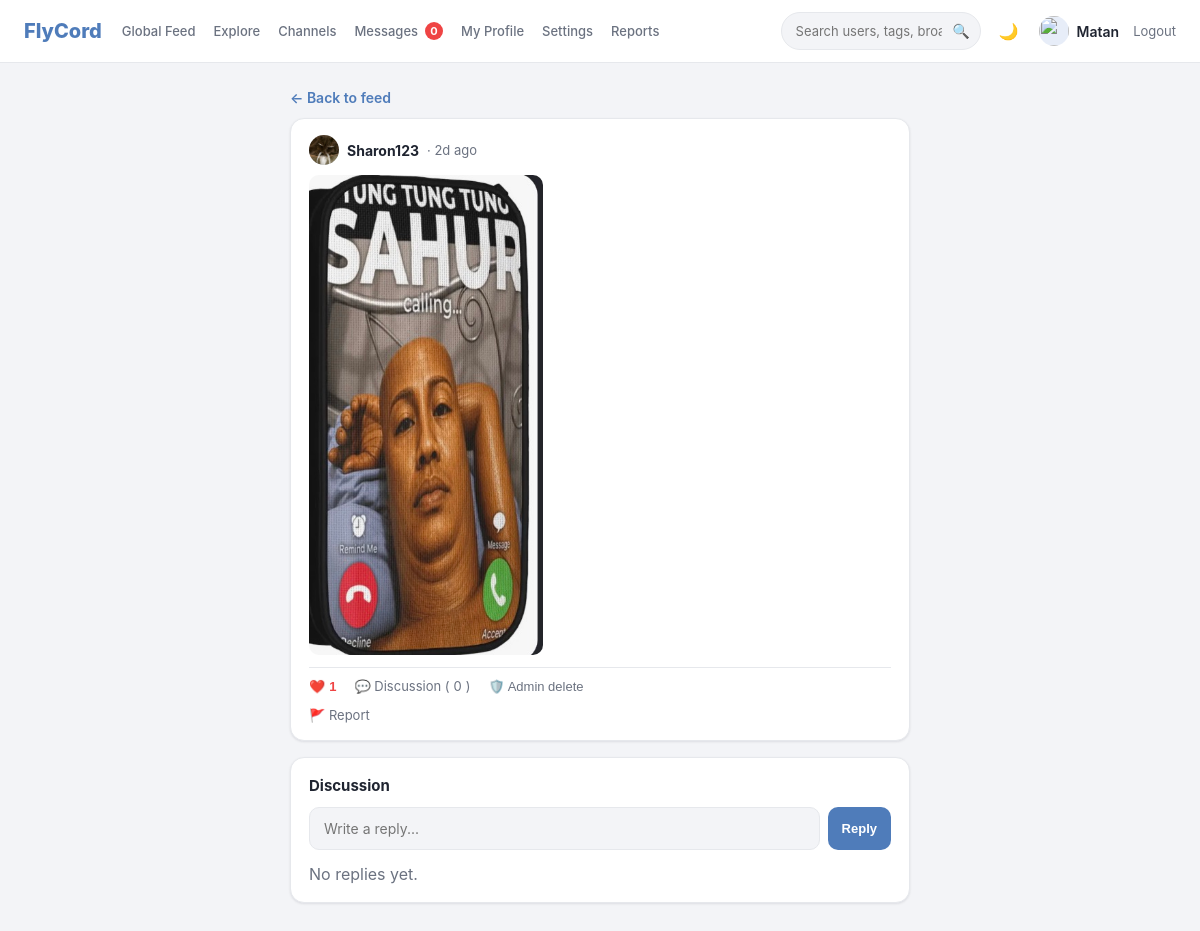
/post/88 (signed in), run on the app's committed database.
### tables this page shows
CREATE TABLE users (
            id INTEGER PRIMARY KEY AUTOINCREMENT,
            username TEXT UNIQUE NOT NULL,
            password_hash TEXT NOT NULL,
            avatar TEXT NOT NULL DEFAULT '🦁',
            avatar_image_filename TEXT,
            bio TEXT NOT NULL DEFAULT '',
            created_at TEXT NOT NULL
        , banned_until TEXT, is_verified INTEGER NOT NULL DEFAULT 0);

CREATE TABLE broadcasts (
            id INTEGER PRIMARY KEY AUTOINCREMENT,
            user_id INTEGER NOT NULL REFERENCES users(id) ON DELETE CASCADE,
            content TEXT NOT NULL,
            image_filename TEXT,
            video_filename TEXT,
            created_at TEXT NOT NULL
        , channel_id INTEGER REFERENCES channels(id) ON DELETE SET NULL);

### app.py (the view)
@app.route("/post/<int:post_id>")
@login_required
def post_detail(post_id):
    db = get_db()
    post = db.execute(
        """
        SELECT b.*, u.username, u.avatar, u.avatar_image_filename, u.is_verified AS author_is_verified,
               ch.name AS channel_name, ch.slug AS channel_slug, ch.image_filename AS channel_image_filename,
               (SELECT COUNT(*) FROM likes l WHERE l.broadcast_id = b.id) AS like_count,
               (SELECT COUNT(*) FROM comments c WHERE c.broadcast_id = b.id) AS comment_count
        FROM broadcasts b
        JOIN users u ON u.id = b.user_id
        LEFT JOIN channels ch ON ch.id = b.channel_id
        WHERE b.id = ?
        """,
        (post_id,),
    ).fetchone()
    if post is None:
        abort(404)
    comments = db.execute(
        """
        SELECT c.*, u.username, u.avatar, u.avatar_image_filename, u.is_verified AS author_is_verified
        FROM comments c
        JOIN users u ON u.id = c.user_id
        WHERE c.broadcast_id = ?
        ORDER BY c.created_at ASC
        """,
        (post_id,),
    ).fetchall()
    liked = liked_ids_for(session["user_id"], [post_id])
    return render_template("post.html", post=post, comments=comments, liked=liked)

### app.py (called while the page is built, shortened)
def get_db():
    if "db" not in g:
        g.db = sqlite3.connect(DB_PATH)
        g.db.row_factory = sqlite3.Row
        g.db.execute("PRAGMA foreign_keys = ON")
    return g.db

def login_required(view):
    @wraps(view)
    def wrapped(*args, **kwargs):
        if not session.get("user_id"):
            flash("Please log in first.", "error")
            return redirect(url_for("login", next=request.path))
        user = current_user()
        if user is None:
            session.clear()
            flash("Your session expired — please log in again.", "error")
            return redirect(url_for("login", next=request.path))
        if is_user_banned(user):
            session.clear()
            flash(ban_message(user), "error")
            return redirect(url_for("login", next=request.path))
        return view(*args, **kwargs)
    return wrapped

def current_user():
    if "user_id" not in session:
        return None
    db = get_db()
    return db.execute(
        "SELECT * FROM users WHERE id = ?", (session["user_id"],)
    ).fetchone()

def is_admin_user(user):
    return bool(user) and user["username"] in ADMIN_USERNAMES

def is_verified_user(user):
    return bool(user) and bool(user["is_verified"])

def can_create_tags(user):
    return is_admin_user(user) or is_verified_user(user)

def can_create_channels(user):
    return is_admin_user(user) or is_verified_user(user)

def is_user_banned(user):
    if not user or not user["banned_until"]:
        return False

@app.context_processor
def inject_user():
    user = current_user()
    admin = is_admin_user(user)
    open_report_count = 0
    if admin:
        open_report_count = get_db().execute(
            "SELECT COUNT(*) c FROM reports WHERE status = 'open'"
        ).fetchone()["c"]
    return {
        "current_user": user,
        "is_admin": admin,
        "is_verified": is_verified_user(user),
        "can_create_tags": can_create_tags(user),
        "can_create_channels": can_create_channels(user),
        "admin_usernames": ADMIN_USERNAMES,
        "admin_open_report_count": open_report_count,
        "dark_theme": request.cookies.get("flycord_theme") == "dark",
    }

def versioned_static(filename):
    path = os.path.join(app.static_folder, filename)
    try:
        version = int(os.path.getmtime(path))
    except OSError:
        version = 0
    return f"{url_for('static', filename=filename)}?v={version}"

### templates/post.html (shortened to what this page needs)
{% extends "base.html" %}
{% block content %}
<div class="grid grid-single">
  <section class="col-center">
    <a href="{{ url_for('feed') }}" class="back-link">← Back to feed</a>
    {% include "_post_card.html" %}
    <div class="card">
      <h3 class="card-title">Discussion</h3>
      <form method="post" action="{{ url_for('comment_post', post_id=post['id']) }}" class="comment-form" id="comment-form">
        <input type="text" name="content" placeholder="Write a reply..." maxlength="300" required>
        <button type="submit" class="btn btn-primary btn-small">Reply</button>
      </form>
      <div class="comment-list" id="comment-list" data-post-id="{{ post['id'] }}" data-last-id="{{ comments[-1]['id'] if comments else 0 }}">
        {% for c in comments %}
        <div class="comment">
          {{ avatar_html(c, 'avatar-sm') }}
          <div class="comment-body">
            <div class="comment-meta">
              <strong>{{ c['username'] }}</strong>
              {% if c['username'] in admin_usernames %}<span class="admin-badge" title="Admin">🛡️ Admin</span>
              {% elif c['author_is_verified'] %}<span class="verified-badge" title="Verified">✔️ Verified</span>{% endif %}
              <span class="post-time">{{ c['created_at'] | time_ago }}</span>
            </div>
            <div class="comment-text">{{ c['content'] | linkify }}</div>
          </div>
        </div>
        {% else %}
        <div class="muted" id="no-comments">No replies yet.</div>
        {% endfor %}
      </div>
    </div>
  </section>
</div>
{% endblock %}

### templates/base.html (shortened to what this page needs)
<!doctype html>
<html lang="en" class="{{ 'dark' if dark_theme else '' }}">
<head>
  <link rel="stylesheet" href="{{ versioned_static('css/style.css') }}">
</head>
<body>
  <header class="navbar">
    <div class="navbar-inner">
      <a class="brand" href="{{ url_for('feed') }}">FlyCord</a>
      {% if current_user %}
      <nav class="nav-links">
        <a class="nav-link {% if request.endpoint == 'feed' %}active{% endif %}" href="{{ url_for('feed') }}">Global Feed</a>
        <a class="nav-link {% if request.endpoint == 'explore' %}active{% endif %}" href="{{ url_for('explore') }}">Explore</a>
        <a class="nav-link {% if request.endpoint == 'channels_list' %}active{% endif %}" href="{{ url_for('channels_list') }}">Channels</a>
        <a class="nav-link {% if request.endpoint in ['messages_inbox','message_thread'] %}active{% endif %}" href="{{ url_for('messages_inbox') }}">
          Messages
          <span id="unread-badge" class="unread-badge" hidden>0</span>
        </a>
        <a class="nav-link {% if request.endpoint in ['profile_redirect','user_profile'] %}active{% endif %}" href="{{ url_for('profile_redirect') }}">My Profile</a>
        <a class="nav-link {% if request.endpoint == 'settings' %}active{% endif %}" href="{{ url_for('settings') }}">Settings</a>
        {% if is_admin %}
        <a class="nav-link {% if request.endpoint == 'admin_reports' %}active{% endif %}" href="{{ url_for('admin_reports') }}">
          Reports
        </a>
        {% endif %}
      </nav>
      <form class="search-form" action="{{ url_for('search') }}" method="get">
        <input type="text" name="q" placeholder="Search users, tags, broadcasts..."
               value="{{ request.args.get('q', '') }}">
        <button type="submit" class="icon-btn" title="Search">🔍</button>
      </form>
      {% endif %}
      <div class="navbar-right">
        <button id="theme-toggle" class="icon-btn" title="Toggle dark mode">🌙</button>
        {% if current_user %}
          <div class="user-chip">
            {{ avatar_html(current_user, 'avatar-sm') }}
            <span class="username">{{ current_user['username'] }}</span>
          </div>
          <a class="logout-link" href="{{ url_for('logout') }}">Logout</a>
        {% endif %}
      </div>
    </div>
  </header>
  <main class="page">
    {% block content %}{% endblock %}
  </main>
</body>
</html>

### templates/_post_card.html (shortened to what this page needs)
<div class="card post-card" data-post-id="{{ post['id'] }}">
  {% if post['channel_name'] %}
  <a class="post-header" href="{{ url_for('channels_list') }}">
    {% if post['channel_image_filename'] %}
    <img class="avatar-sm channel-avatar-img" src="{{ url_for('static', filename='uploads/' + post['channel_image_filename']) }}" alt="">
    {% else %}
    <span class="avatar-sm">📢</span>
    {% endif %}
    <span class="post-username">{{ post['channel_name'] }}</span>
    <span class="channel-badge" title="Channel">📢 Channel</span>
    <span class="post-time">· {{ post['created_at'] | time_ago }}</span>
  </a>
  {% else %}
  <a class="post-header" href="{{ url_for('user_profile', username=post['username']) }}">
    {{ avatar_html(post, 'avatar-sm') }}
    <span class="post-username">{{ post['username'] }}</span>
    <span class="post-time">· {{ post['created_at'] | time_ago }}</span>
  </a>
  {% endif %}
  {% if post['image_filename'] %}
  <div class="post-image">
    <img src="{{ url_for('static', filename='uploads/' + post['image_filename']) }}" alt="Broadcast image" loading="lazy">
  </div>
  {% endif %}
  <div class="post-footer">
    <form method="post" action="{{ url_for('like_post', post_id=post['id']) }}" class="inline-form like-form">
      <button type="submit" class="link-btn like-btn {% if post['id'] in liked %}liked{% endif %}">
        <span class="like-icon">{{ '❤️' if post['id'] in liked else '🤍' }}</span>
        <span class="like-count">{{ post['like_count'] }}</span>
      </button>
    </form>
    <a class="link-btn" href="{{ url_for('post_detail', post_id=post['id']) }}">
      💬 Discussion (<span class="comment-count">{{ post['comment_count'] }}</span>)
    </a>
    {% if current_user and (current_user['username'] == post['username'] or is_admin) %}
    <form method="post" action="{{ url_for('delete_post', post_id=post['id']) }}" class="inline-form delete-form">
      <button type="submit" class="link-btn delete-btn">
        {{ '🛡️ Admin delete' if (is_admin and current_user['username'] != post['username']) else '🗑️ Delete' }}
      </button>
    </form>
    {% endif %}
  </div>
  {% if current_user and post['username'] != current_user['username'] %}
  <details class="report-details">
    <summary class="report-summary">🚩 Report</summary>
  </details>
  {% endif %}
</div>

### data on the page
users: username "Matan", username.username "🛡️ Admin delete"
users: username "Sharon123"
broadcasts: created_at "2d ago", image_filename (picture)

### other printed values
{{ '❤️' if post['id'] in liked else '🤍' }} "❤️"
{{ post['like_count'] }} "1"
{{ post['comment_count'] }} "0"
